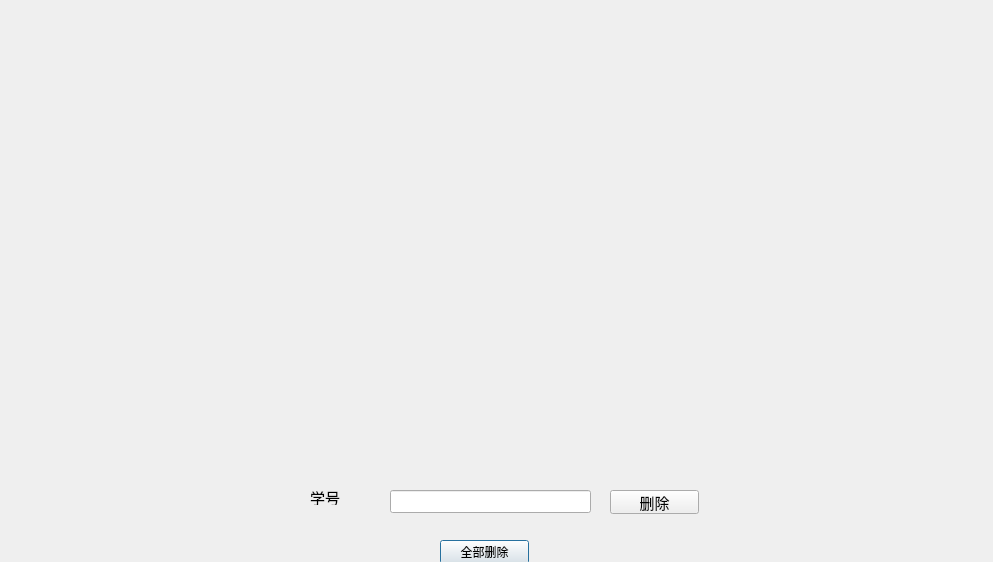
<?xml version="1.0" encoding="UTF-8"?>
<ui version="4.0">
 <class>delete_</class>
 <widget class="QDialog" name="delete_">
  <property name="geometry">
   <rect>
    <x>0</x>
    <y>0</y>
    <width>993</width>
    <height>562</height>
   </rect>
  </property>
  <property name="windowTitle">
   <string>Dialog</string>
  </property>
  <widget class="QPushButton" name="pushButton">
   <property name="geometry">
    <rect>
     <x>440</x>
     <y>540</y>
     <width>89</width>
     <height>24</height>
    </rect>
   </property>
   <property name="text">
    <string>全部删除</string>
   </property>
  </widget>
  <widget class="QPushButton" name="pushButton_2">
   <property name="geometry">
    <rect>
     <x>610</x>
     <y>490</y>
     <width>89</width>
     <height>24</height>
    </rect>
   </property>
   <property name="font">
    <font>
     <pointsize>11</pointsize>
    </font>
   </property>
   <property name="text">
    <string>删除</string>
   </property>
  </widget>
  <widget class="QLineEdit" name="lineEdit">
   <property name="geometry">
    <rect>
     <x>390</x>
     <y>490</y>
     <width>201</width>
     <height>23</height>
    </rect>
   </property>
  </widget>
  <widget class="QLabel" name="label">
   <property name="geometry">
    <rect>
     <x>310</x>
     <y>490</y>
     <width>72</width>
     <height>15</height>
    </rect>
   </property>
   <property name="font">
    <font>
     <pointsize>11</pointsize>
    </font>
   </property>
   <property name="text">
    <string>学号</string>
   </property>
  </widget>
 </widget>
 <resources/>
 <connections/>
</ui>
